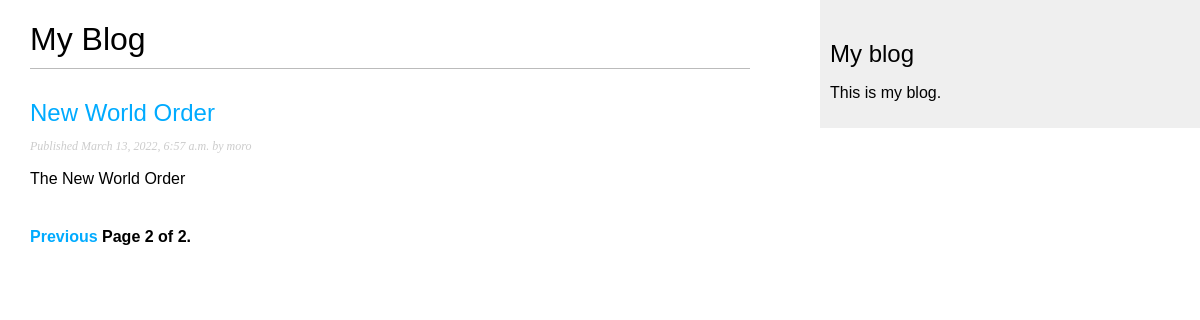
Screenshot of /blog/?page=2 with the database file from the repository.
### blog/models.py (models this page shows, shortened)
class Post(models.Model):
    STATUS_CHOICES = (
        ('draft', 'Draft'),
        ('published', 'Published')
    )
    id = models.UUIDField(
        primary_key=True,
        default=uuid.uuid4,
        editable=False
    )
    title = models.CharField(max_length=250)
    slug = models.SlugField(max_length=250, unique_for_month='publish')
    author = models.ForeignKey(User, on_delete=models.CASCADE, related_name='blog_posts')
    body = models.TextField()
    publish = models.DateTimeField(default=timezone.now)
    created = models.DateTimeField(auto_now_add=True)
    updated = models.DateTimeField(auto_now=True)
    status = models.CharField(max_length=10, choices=STATUS_CHOICES, default='draft')
    objects = models.Manager() ## lets add the default manager
    published = PublishedManager() ## lets add our custom manager
    class Meta:
        ordering = ('-publish',)
    def get_absolute_url(self):
        return reverse('blog:post_detail', args=[str(self.id), self.slug])

### blog/views.py (the view)
# urls.py: path('', PostListView.as_view(), name='post_list'),
class PostListView(ListView):
    queryset = Post.published.all()
    context_object_name = 'posts'
    paginate_by = 3
    template_name = 'blog/post/list.html'

### blog/templates/blog/post/list.html (shortened to what this page needs)
{% extends "blog/base.html" %}
{% block content %}
<h1>My Blog</h1>
{% for post in posts %}
    <h2>
    <a href="{{ post.get_absolute_url }}">
    {{ post.title }}
    </a>
    </h2>
    <p class="date">
    Published {{ post.publish }} by {{ post.author }}
    </p>
    {{ post.body|truncatewords:30|linebreaks }}
{% endfor %}
{% include "blog/pagination.html" with page=page_obj %}
{% endblock %}

### blog/static/css/blog.css (style rules this page uses)
body { margin:0; padding:0; font-family:helvetica, sans-serif; }
a { color:#00abff; text-decoration:none; }
h1 { font-weight:normal; border-bottom:1px solid #bbb; padding:0 0 10px 0; }
h2 { font-weight:normal; margin:30px 0 0; }
p.date { color:#ccc; font-family: georgia, serif; font-size: 12px; font-style: italic; }

### rows the page displays
Post: title "New World Order", publish "March 13, 2022, 6:57 a.m.", author "moro", body "The New World Order"

### other values shown
{{ page.number }} "2"
{{ page.paginator.num_pages }} "2"
